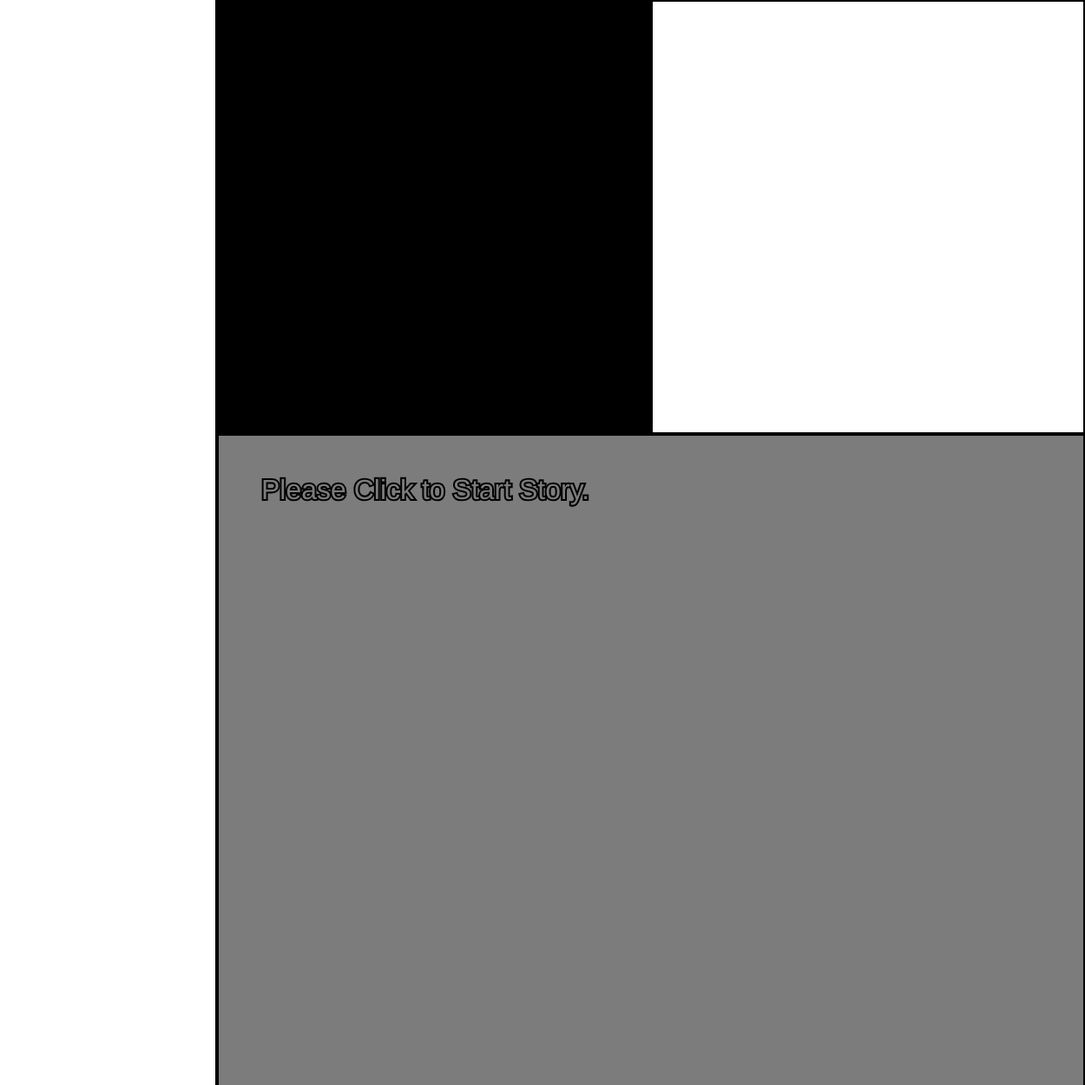
Frame 1 (no input)
Frame 60 (no input): identical to frame 1, image omitted
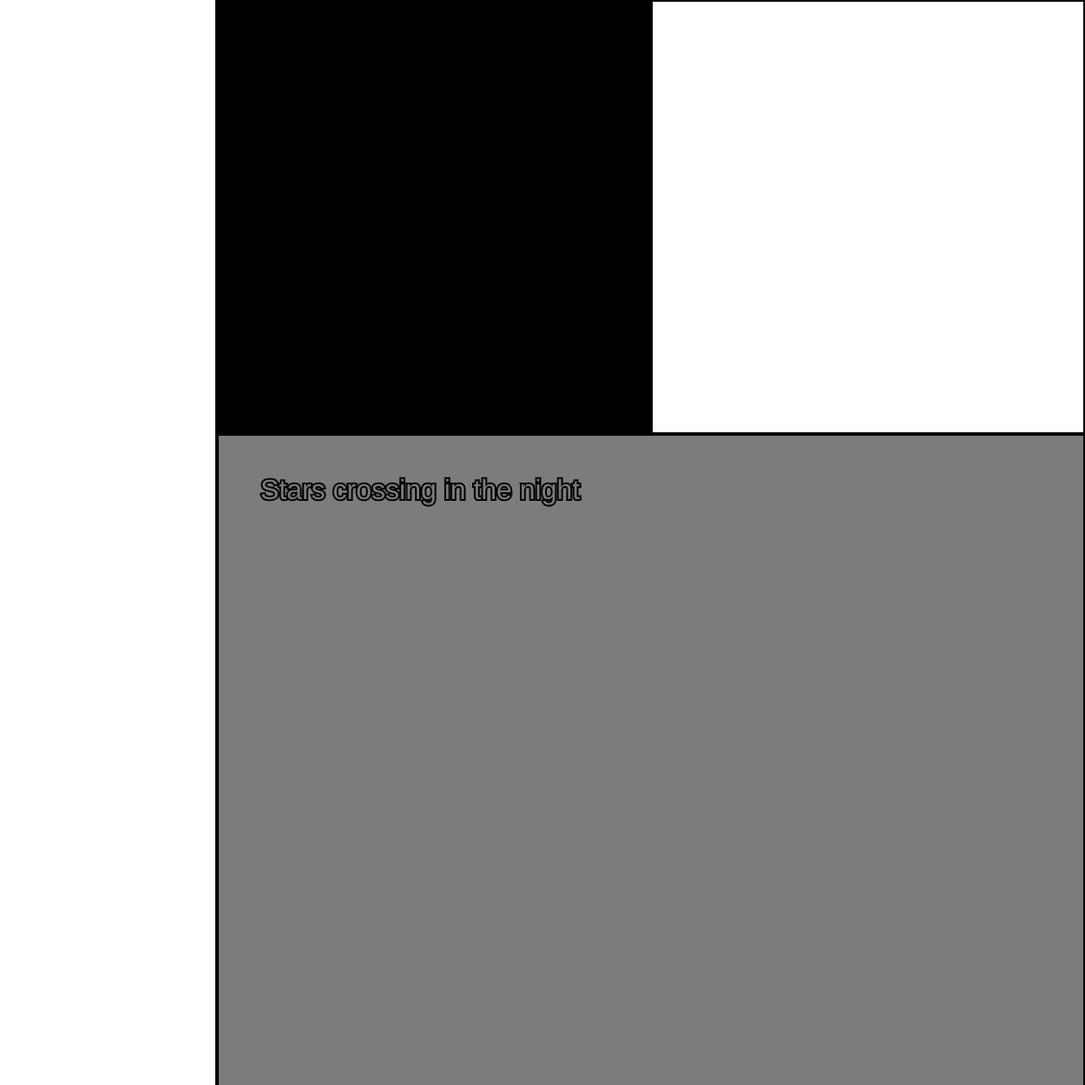
Frame 120 (the mouse pressed at the canvas centre since frame 60)

The p5.js sketch that drew these frames (run headless with seeded random() and noise() and a simulated clock; from frame 60 on, the mouse is pressed at the canvas centre):

// p5.js sketch
// ── sketch.js
var hisStory = 0;
var herStory = 0;
var combineStoryTracker = -1;
var storyStateFlag = true;


var myVar;

function setup() {
  createCanvas(1250, 1250);
  textSize(32);
  background(255);
  strokeWeight(4);
  stroke(0);
  fill(0);
  rect(250, 0, 500, 500);
  fill(255);
  rect(750, 0, 500, 500);
  fill(124);
  rect(250, 500, 1000, 800);

  text("Please Click to Start Story.", 301, 550, 800, 500);

}

function draw() {


  switch (combineStoryTracker) {
    case 0:
      storyText("I was 25 years year when I finished my college degree.  I moved to a new city to start my first job.  I was excited to see the sights and sounds that I  have never seen before.  Time quickly passed in the new city.  I went out frequently and enjoyed meeting new people. I would go weeks of only being in my apartment to sleep and eat.   The time I was not working was spent partying or visiting friends.   ", true);
      him(300, 100);
      break;
    case 1:
      storyText("I was 33 years old when he ended our marriage.  I remember sitting on the courthouse bench with the freshly signed papers in my hand.   I had to take the day off from work to make it to the signing.  I did not know who I hated more than the man sitting across from me that I used to love or my lawyer.  Both of them had equal claim to what little money I had left.    Like it or not the next phase of my life had begun. ", false);
      her(1200, 100);
      break;
    case 2:
      storyText("I never forget the event that changed my life forever.   I was a party at a friend's house when we heard an explosion come from the basement of the house.     The house felt like it rose 10 feet from the ground and came down with a violent crash.  Everything around me was broken. People were lying on the ground covered with plaster or debris.  I had a broken arm from a fallen wooden beam.  We did not have time to think when we noticed a fire started to engulf what remained of the house. ", true);
      him(400, 100);
      break;
    case 3:
      storyText("I felt I was broken beyond repair.    I would spend hours wandering the city just to be alone.  I did not want to see the friends and family I lost in the divorce. They kept telling me everything was going to be the same and that I was welcome to come over anytime.  They did not see what I saw. The huge divide that grew every day that separated us.  ", false);
      her(1100, 100);
      break;
    case 4:
      storyText("I quickly got to my senses the best way I could.  I yelled at everyone to get out as fast as they could. Those who could make it to the exit quickly did so.  A few of the less injured helped the injured to exit.      I had no idea a fire could spread so fast. The smoke burned my lungs and made it hard to see. I tried to make my way to what I thought was the nearest exit when I heard someone screaming for help.", true);
      him(500, 100);
      break;
    case 5:
      storyText("I spent most of my time at a local park.  It was nice there to seat on the bench in front of the pond. My time there was spent reading books punctuated with small breaks of bird watching.  I would bring some bread and birdseed from time to time. The local birds quickly learned that I was a source of food. I became something of a tourist spot for local and migrating birds. ", false);
      her(1000, 100);
      break;
    case 6:
      storyText("I realized that it was one of the women from the party.  She had been pinned under some fallen debris that was on fire.  I tried my best to remove the debris with her help but my broken arm made progress almost impossible.   The heat and the smoke were too much I started to feel faint.  I could only hear her screams of pain.   The next thing I knew I woke up in a hospital bed.  The doctors told me that the women I tried to save died from injuries from the fire.  I was lucky to be found by a fireman coming to put out the fire.  Putting the broken arm aside,  I had only suffered minors burns.  The memories of the even traumatized me.  I took time off of work to get my head straight.  I did not want to be around anyone.   I spent my time walking around the city just to stay away from my home.  I would often go through the park to see the birds.   It was part of my routine.  ", true);
      him(600, 100);
      break;
    case 7:
      storyText("From time to time I would see him walking through the park.  He always looked like he was running late for something or looking for something he had lost.  He became part of my routine.    I would see him about once or twice a day.   Sometimes I would catch him looking at me.    ", false);
      her(900, 100);
      break;
    case 8:
      storyText("test", true);
      him(700, 100);
      break;
    case 9:
      storyText("test", false);
      her(800, 100);
      break;
    case 10:
      storyText("", true);
      him(700, 200);
      break;
    case 11:
      storyText("", false);
      her(800, 200);
      break;
    case 12:
      storyText("", true);
      him(700, 300);
      break;
    case 13:
      storyText("", false);
      her(800, 300);
      break;
    case 14:
      storyText("", true);
      him(700, 400);
      break;
    case 15:
      storyText("", false);
      her(800, 400);
      break;
    case 16:
      storyText("", true);
      him(700, 450);
      break;
    case 17:
      storyText(" ", false);
      her(800, 450);
      break;
    case 18:
      fill(124);
      rect(250, 500, 1000, 250);
      text("End: Click to Start Again", 300, 550, 800, 500);
      combineStoryTracker = -1;
      clearInterval(myVar);
      storyStateFlag = true;
      break;




















  }






}



function storyText(inputText, storyFlag) {

  push();
  fill(124);
  textSize(16);
  rect(250, 500, 1000, 800);



  pop();

  push();

  if (storyFlag) {
    fill(0, 102, 153);
  } else {

    fill(255, 192, 203);
  }
  text(inputText, 250, 550, 950, 950);
  pop();


}






function him(x, y) {

  push();
  fill(0);
  rect(250, 0, 500, 500);

  fill(255);
  circle(x, y, 100);
  pop();

}


function her(x, y) {


  push();
  fill(255);
  rect(750, 0, 500, 500);
  fill(0);
  circle(x, y, 100);
  pop();


}


function mousePressed() {
  if (storyStateFlag) {
    fill(124);
    rect(250, 500, 1000, 800);

    text("Stars crossing in the night", 300, 550, 800, 500);
    myVar = setInterval(moveStory, 8000);
    storyStateFlag = false;
  }


}






function hisStoryFunction() {






}




function herStoryFunction() {




}


function moveStory() {
  console.log(combineStoryTracker);
  combineStoryTracker++;
}
